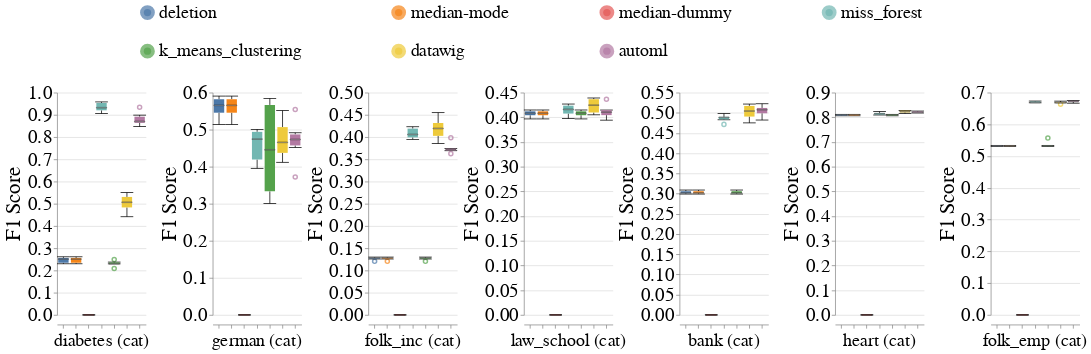

The notebook cell saved with this chart:
### Markdown cell above
### Overall Metrics

### Code cell
create_box_plots_for_diff_imputers_and_datasets_for_mixed_exp(train_injection_scenario='MNAR3',
                                                              test_injection_scenario='MNAR3',
                                                              metric_name='f1_score',
                                                              dataset_to_column_name=DATASET_TO_COLUMN_NAME,
                                                              db_client=db_client,
                                                              without_dummy=False)

### Figure 1 — Vega-Lite specification as saved in the notebook (floating-point values rounded to 4 significant figures; data arrays with more than 128 entries replaced by an {"elided": "..."} marker saying what was removed)
{"config": {"view": {"continuousWidth": 400, "continuousHeight": 300, "stroke": null}, "axis": {"labelFontSize": 26, "labelFontWeight": "normal", "titleFontSize": 28, "titleFontWeight": "normal"}, "facet": {"spacing": 5}, "header": {"labelFontSize": 24, "labelOrient": "bottom", "labelPadding": 5, "titleFontSize": 28}, "legend": {"columns": 4, "direction": "horizontal", "labelFontSize": 24, "labelLimit": 400, "orient": "top", "symbolOffset": 110, "symbolStrokeWidth": 10, "titleAnchor": "middle", "titleFontSize": 26, "titleLimit": 300}, "title": {"fontSize": 28}}, "data": {"name": "data-e37e73b9ab88cab9af38510740e84347"}, "mark": {"type": "boxplot", "median": {"stroke": "black", "strokeWidth": 0.7}, "ticks": true}, "encoding": {"color": {"field": "Null_Imputer_Name", "sort": ["deletion", "median-mode", "median-dummy", "miss_forest", "k_means_clustering", "datawig", "automl"], "title": null, "type": "nominal"}, "column": {"field": "Extended_Dataset_Name", "sort": {"field": "Dataset_Sequence_Number", "order": "ascending"}, "title": null, "type": "nominal"}, "x": {"axis": {"labels": false}, "field": "Null_Imputer_Name", "sort": ["deletion", "median-mode", "median-dummy", "miss_forest", "k_means_clustering", "datawig", "automl"], "title": null, "type": "nominal"}, "y": {"field": "F1_Score", "scale": {"zero": false}, "title": "F1 Score", "type": "quantitative"}}, "resolve": {"scale": {"y": "independent"}}, "width": 120, "$schema": "https://vega.github.io/schema/vega-lite/v4.17.0.json", "datasets": {"data-e37e73b9ab88cab9af38510740e84347": {"elided": "294 records"}}}
